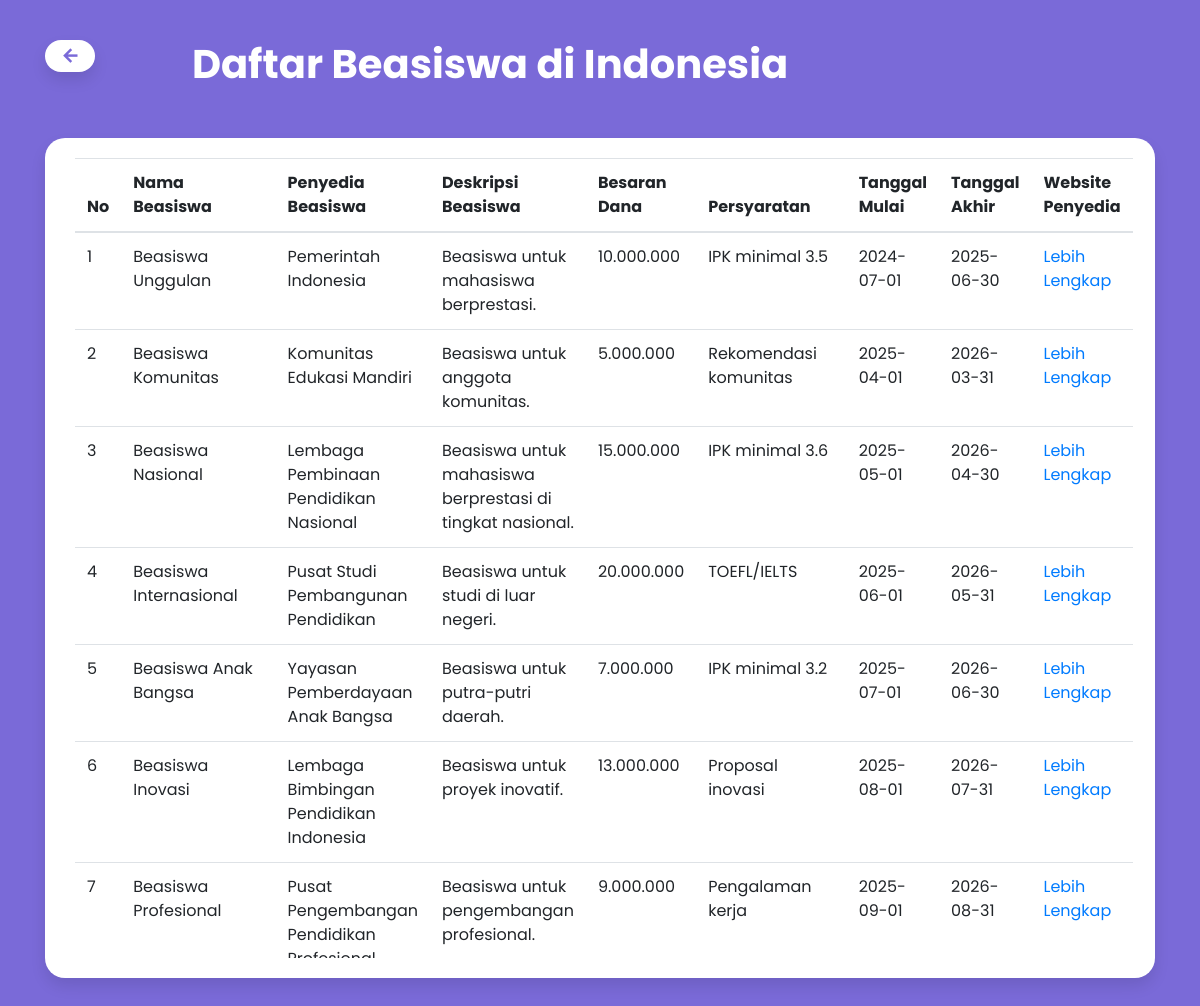
Page /BeaInfo/dalamNegeri.php on the committed database.
### tables this page shows
CREATE TABLE `jenis_beasiswa` (
  `ID_BEASISWA` varchar(10) NOT NULL,
  `ID_PENYEDIA` varchar(10) DEFAULT NULL,
  `NAMA_BEASISWA` varchar(50) DEFAULT NULL,
  `DESKRIPSI_BEASISWA` varchar(1000) DEFAULT NULL,
  `PERSYARATAN` varchar(1000) DEFAULT NULL,
  `BESARAN_DANA` int(11) DEFAULT NULL,
  `TANGGAL_MULAI` date DEFAULT NULL,
  `TANGGAL_AKHIR` date DEFAULT NULL
);

CREATE TABLE `penyedia_beasiswa` (
  `ID_PENYEDIA` varchar(10) NOT NULL,
  `NAMA_PENYEDIA` varchar(50) DEFAULT NULL,
  `WEBSITE_PENYEDIA` varchar(100) DEFAULT NULL
);

### BeaInfo/dalamNegeri.php (the view, shortened to what this page needs)
<!DOCTYPE html>
<html lang="en">
<head>
    <link rel="stylesheet" href="https://maxcdn.bootstrapcdn.com/bootstrap/4.0.0/css/bootstrap.min.css">
    <link rel="stylesheet" href="assets/css/tablePage.css">
    <link rel="stylesheet" href="assets/css/owl.css">
    <link rel="stylesheet" href="assets/css/templatemo-scholar.css">
</head>
<body>
    <div class="container">
        <div class="row">
            <div class="col-2 text-left">
                <a href="index.php" class="btn">
                    <i class="material-icons">arrow_back</i>
                </a>
            </div>
            <h2 class="col-8 text-center">Daftar Beasiswa di Indonesia</h2>
        </div>
        <div class="table-container">
            <div class="table-responsive">
                <table class="table table-hover">
                    <thead>
                        <tr>
                            <th>No</th>
                            <th>Nama Beasiswa</th>
                            <th>Penyedia Beasiswa</th>
                            <th>Deskripsi Beasiswa</th>
                            <th>Besaran Dana</th>
                            <th>Persyaratan</th>
                            <th>Tanggal Mulai</th>
                            <th>Tanggal Akhir</th>
                            <th>Website Penyedia</th>
                        </tr>
                    </thead>
                    <tbody>
                        <?php
                            $conn = mysqli_connect("localhost", "root", "", "informasi_beasiswa");
                            $result = mysqli_query($conn, "SELECT JB.NAMA_BEASISWA, PB.NAMA_PENYEDIA, JB.DESKRIPSI_BEASISWA, JB.PERSYARATAN, JB.BESARAN_DANA, JB.TANGGAL_MULAI, JB.TANGGAL_AKHIR, PB.WEBSITE_PENYEDIA
                                                    FROM JENIS_BEASISWA JB JOIN PENYEDIA_BEASISWA PB ON(JB.ID_PENYEDIA = PB.ID_PENYEDIA) WHERE ID_BEASISWA IN
                                                    (SELECT ID_BEASISWA FROM BEASISWA_NEGARA WHERE ID_NEGARA IN
                                                    (SELECT ID_NEGARA FROM NEGARA WHERE NAMA_NEGARA = 'Indonesia'))");
                            $no = 1;
                            foreach ($result as $value){
                                $dana = number_format($value['BESARAN_DANA'], 0, ',', '.');
                                echo "
                                <tr>
                                    <td>".$no."</td>
                                    <td>".$value['NAMA_BEASISWA']."</td>
                                    <td>".$value['NAMA_PENYEDIA']."</td>
                                    <td>".$value['DESKRIPSI_BEASISWA']."</td>
                                    <td>".$dana."</td>
                                    <td>".$value['PERSYARATAN']."</td>
                                    <td>".$value['TANGGAL_MULAI']."</td>
                                    <td>".$value['TANGGAL_AKHIR']."</td>
                                    <td><a href='".$value['WEBSITE_PENYEDIA']."' target='_blank'>Lebih Lengkap</a></td>
                                </tr>";
                                $no++;
                            }
                        ?>
                    </tbody>
                </table>
            </div>
        </div>
    </div>
</body>
</html>

### BeaInfo/assets/css/tablePage.css (style rules this page uses)
body { background-color:#7a6ad8; }
.row { margin-top:40px; }
.text-left .btn { background-color:#fff; display: flex; align-items: center; border-radius: 20px; font-weight: 500; border: none; border-radius: 20px; box-shadow: 0px 8px 15px rgba(0, 0, 0, 0.1); transition: all 0.3s ease 0s; cursor: pointer; outline: none; }
.btn i { font-size: 20px; margin-right: 8px; margin-left:3px; color:#7a6ad8; font-weight: bold; }
.text-center { margin-bottom:0; color:white; font-weight:bold; font-size: 48px; }
.table-responsive { padding:0 10px; max-height:800px; }
.table-container { margin: 50px 0; padding: 20px; background-color: #fff; border-radius: 20px; box-shadow: 0px 8px 15px rgba(0, 0, 0, 0.1); }
@media (max-width: 1200px) { .text-left { max-width: 80px; } }
@media (max-width: 1200px) { .text-center { font-size: 40px; } }

### BeaInfo/assets/css/templatemo-scholar.css (style rules this page uses)
html, body, div, span, applet, object, iframe, h1, h2, h3, h4, h5, h6, p, blockquote, div pre, a, abbr, acronym, address, big, cite, code, del, dfn, em, font, img, ins, kbd, q, s, samp, small, strike, strong, sub, sup, tt, var, b, u, i, center, dl, dt, dd, ol, ul, li, figure, header, nav, section, article, aside, footer, figcaption { margin: 0; padding: 0; border: 0; outline: 0; }
* { box-sizing: border-box; }
html, body { font-family: 'Poppins', sans-serif; -ms-text-size-adjust: 100%; -webkit-font-smoothing: antialiased; -moz-osx-font-smoothing: grayscale; }
a { text-decoration: none !important; }
h1, h2, h3, h4, h5, h6 { color: #1e1e1e; margin-top: 0px; margin-bottom: 0px; font-weight: 700; }
html, body { font-family: 'Poppins', sans-serif; }
body { overflow-x: hidden; }

### rows in the picture
jenis_beasiswa: NAMA_BEASISWA "Beasiswa Unggulan", ID_PENYEDIA.NAMA_PENYEDIA "Pemerintah Indonesia", DESKRIPSI_BEASISWA "Beasiswa untuk mahasiswa berprestasi.", BESARAN_DANA "10.000.000", PERSYARATAN "IPK minimal 3.5", TANGGAL_MULAI "2024-07-01", TANGGAL_AKHIR "2025-06-30"
jenis_beasiswa: NAMA_BEASISWA "Beasiswa Komunitas", ID_PENYEDIA.NAMA_PENYEDIA "Komunitas Edukasi Mandiri", DESKRIPSI_BEASISWA "Beasiswa untuk anggota komunitas.", BESARAN_DANA "5.000.000", PERSYARATAN "Rekomendasi komunitas", TANGGAL_MULAI "2025-04-01", TANGGAL_AKHIR "2026-03-31"
jenis_beasiswa: NAMA_BEASISWA "Beasiswa Nasional", ID_PENYEDIA.NAMA_PENYEDIA "Lembaga Pembinaan Pendidikan Nasional", DESKRIPSI_BEASISWA "Beasiswa untuk mahasiswa berprestasi di tingkat nasional.", BESARAN_DANA "15.000.000", PERSYARATAN "IPK minimal 3.6", TANGGAL_MULAI "2025-05-01", TANGGAL_AKHIR "2026-04-30"
jenis_beasiswa: NAMA_BEASISWA "Beasiswa Internasional", ID_PENYEDIA.NAMA_PENYEDIA "Pusat Studi Pembangunan Pendidikan", DESKRIPSI_BEASISWA "Beasiswa untuk studi di luar negeri.", BESARAN_DANA "20.000.000", PERSYARATAN "TOEFL/IELTS", TANGGAL_MULAI "2025-06-01", TANGGAL_AKHIR "2026-05-31"
jenis_beasiswa: NAMA_BEASISWA "Beasiswa Anak Bangsa", ID_PENYEDIA.NAMA_PENYEDIA "Yayasan Pemberdayaan Anak Bangsa", DESKRIPSI_BEASISWA "Beasiswa untuk putra-putri daerah.", BESARAN_DANA "7.000.000", PERSYARATAN "IPK minimal 3.2", TANGGAL_MULAI "2025-07-01", TANGGAL_AKHIR "2026-06-30"
jenis_beasiswa: NAMA_BEASISWA "Beasiswa Inovasi", ID_PENYEDIA.NAMA_PENYEDIA "Lembaga Bimbingan Pendidikan Indonesia", DESKRIPSI_BEASISWA "Beasiswa untuk proyek inovatif.", BESARAN_DANA "13.000.000", PERSYARATAN "Proposal inovasi", TANGGAL_MULAI "2025-08-01", TANGGAL_AKHIR "2026-07-31"
jenis_beasiswa: NAMA_BEASISWA "Beasiswa Profesional", ID_PENYEDIA.NAMA_PENYEDIA "Pusat Pengembangan Pendidikan…", DESKRIPSI_BEASISWA "Beasiswa untuk pengembangan profesional.", BESARAN_DANA "9.000.000", PERSYARATAN "Pengalaman kerja", TANGGAL_MULAI "2025-09-01", TANGGAL_AKHIR "2026-08-31"
